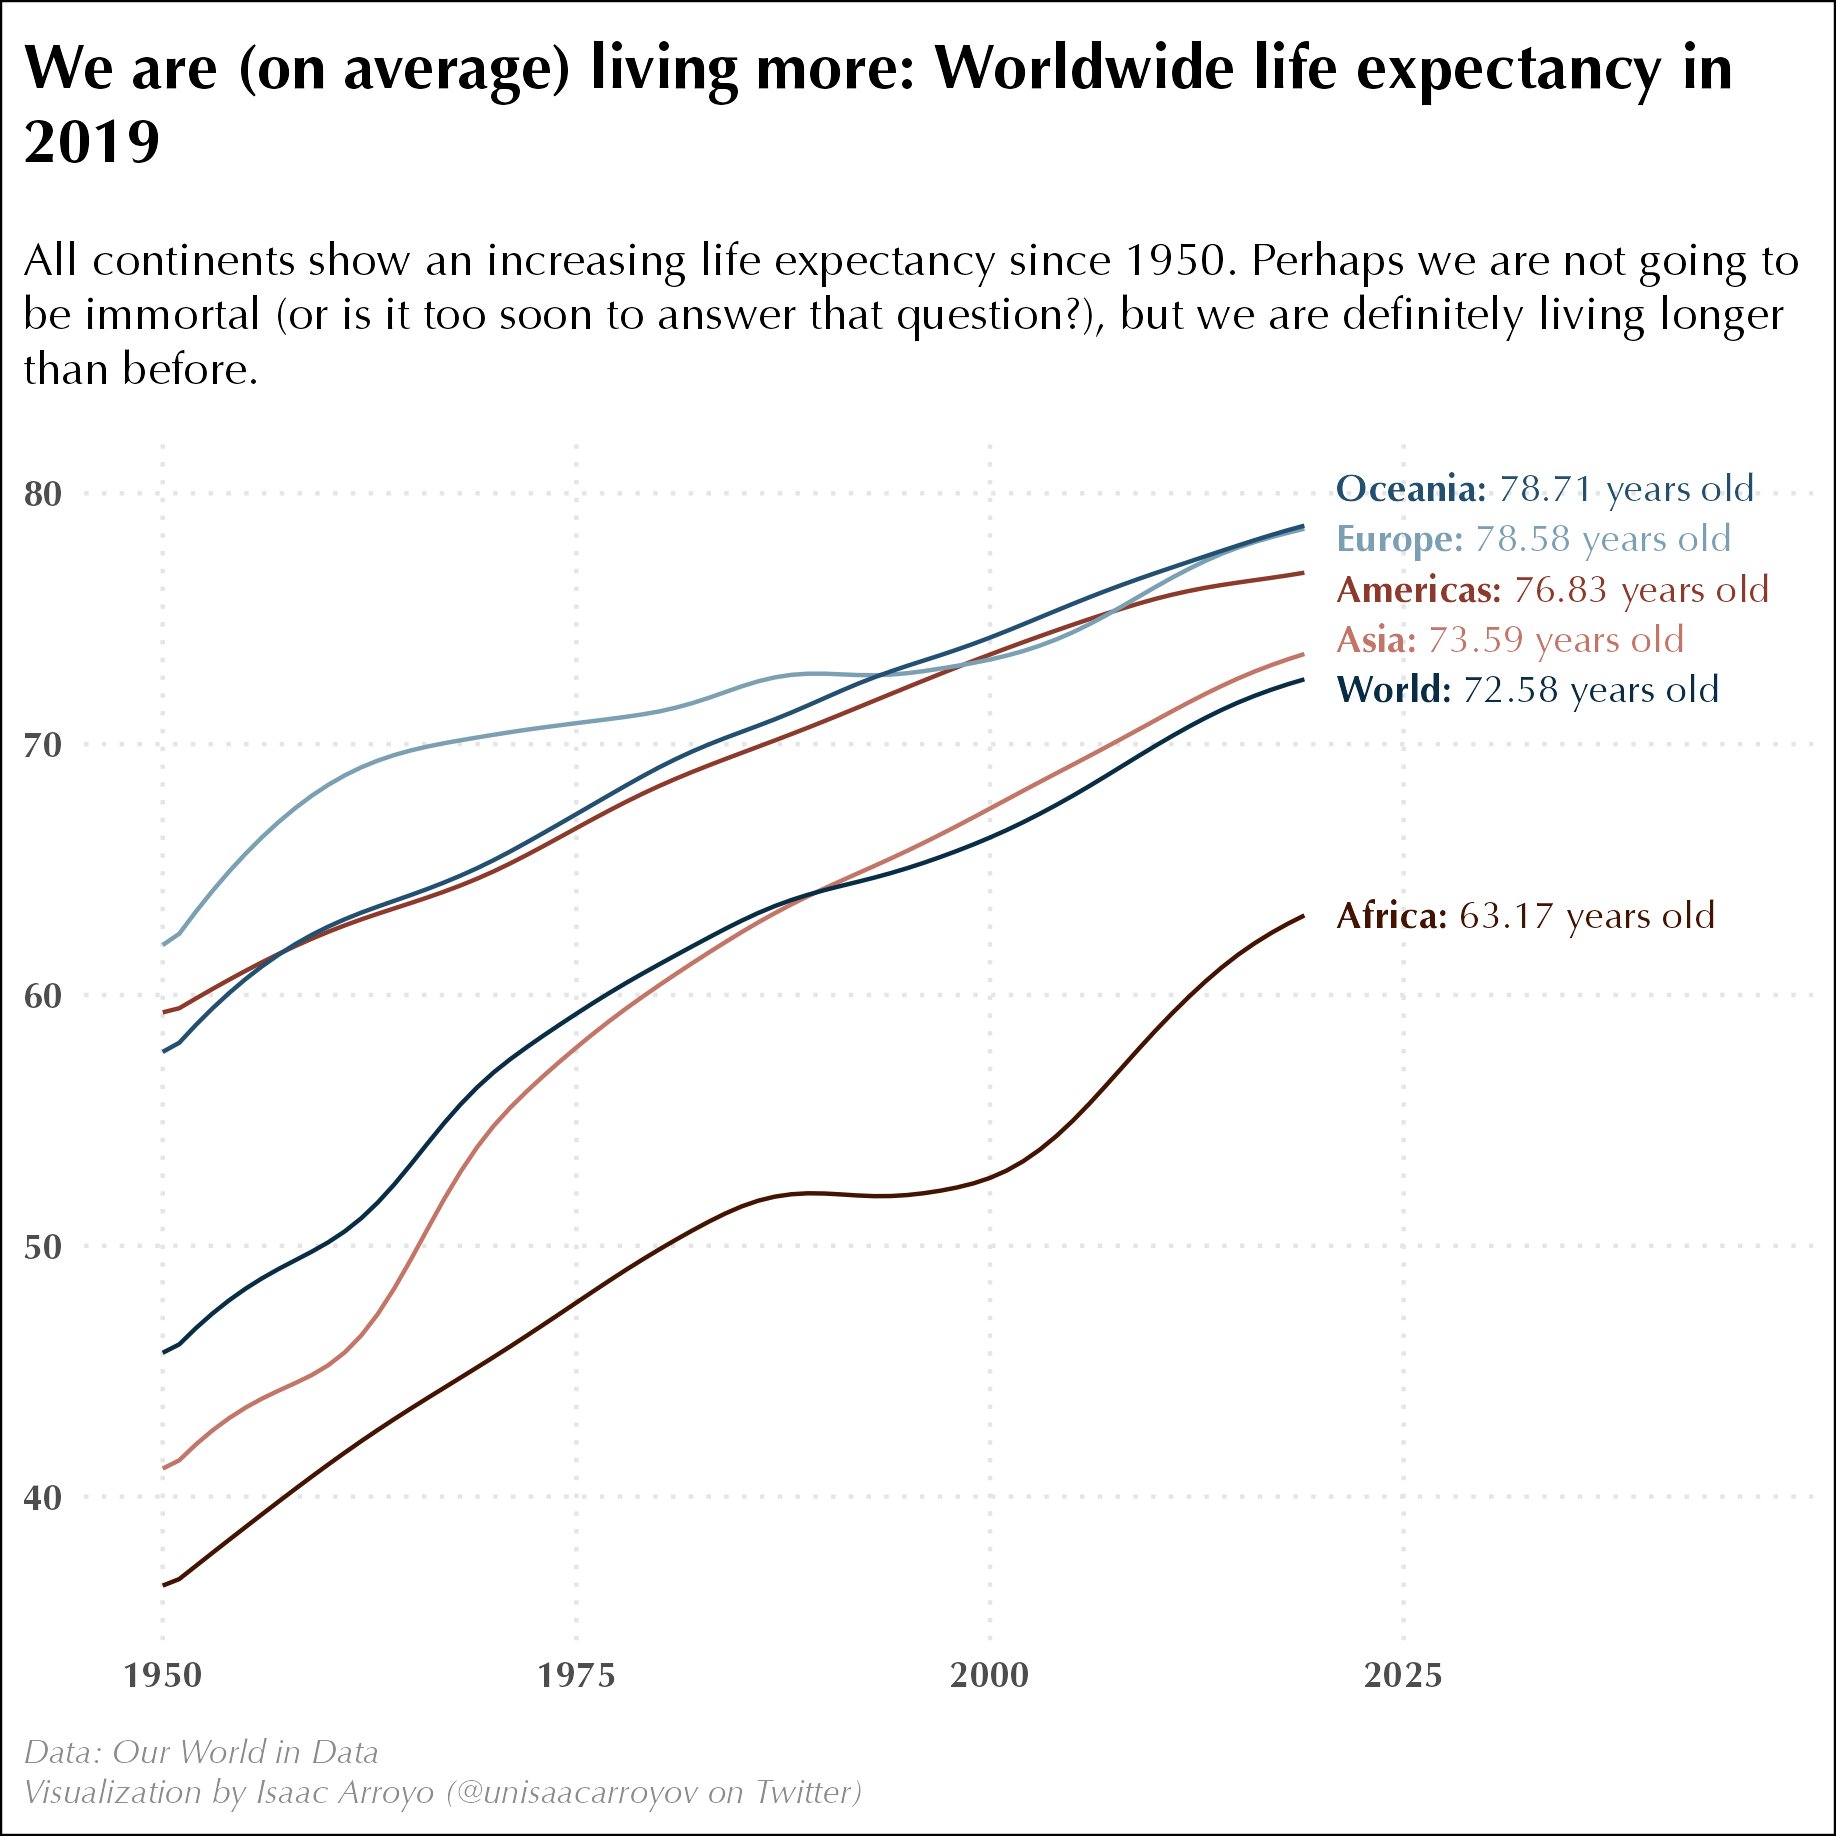

Source code (R):
library(dplyr)
library(ggplot2)
library(ggtext)
library(ggrepel)
library(MetBrewer)

# LOAD DATA
df <- read.csv("./data/life-expectancy.csv")

# DATA PROCESSING
df <- df %>%
  rename(life_expectancy = Life.expectancy) %>%
  filter(Entity=='World' | Entity == "Americas" | Entity == "Africa" | Entity == "Europe" | Entity == "Oceania" | Entity == "Asia",
         Year>=1950) %>%
  select(Entity, Year, life_expectancy) %>%
  mutate(Entity = as.factor(Entity))



# DATA VISUALIZATION
theme_set(theme_minimal(base_family = 'Optima'))

df %>%
  ggplot(aes(x=Year, y=life_expectancy, color = Entity)) + 
  geom_line() + 
  scale_color_manual(values = met.brewer("Troy",6)) + 
  geom_richtext(
    data = tribble(
      ~x, ~y, ~notes,
      2020, 63, "**Africa:** 63.17 years old", 
      2020, 76, "**Americas:** 76.83 years old",
      2020, 74, "**Asia:** 73.59 years old", 
      2020, 78, "**Europe:** 78.58 years old", 
      2020, 80, "**Oceania:** 78.71 years old",
      2020, 72, "**World:** 72.58 years old", 
    ),
    aes(x=x, y=y, label= notes),
    fill = 'transparent', label.colour = 'transparent',
    color = met.brewer("Troy",6),
    size = 3.25, hjust = 0, family = 'Optima'
  ) + 
  coord_cartesian(clip = 'off') + 
  xlim(1950,2045) + 
  #ylab("Life Expectancy in **Years**") +
  labs(title = "<b>We are (on average) living more: Worldwide life expectancy in 2019</b>",
       subtitle = "All continents show an increasing life expectancy since 1950. Perhaps we are not going to be immortal (or is it too soon to answer that question?), but we are definitely living longer than before.",
       caption = "Data: Our World in Data <br> Visualization by Isaac Arroyo (@unisaacarroyov on Twitter)") +
  theme(
    plot.background = element_rect(fill='white'),
    panel.background = element_blank(),
    panel.grid = element_blank(),
    legend.position = "none",
    panel.grid.major = element_line(color = 'gray90', linetype = 'dotted', size = 0.5),
    plot.title.position = "plot",
    plot.caption.position = "plot",
    plot.title = element_textbox_simple(size = 15, margin = margin(5,0,15,0)),
    plot.subtitle = element_textbox_simple(size = 11, margin = margin(0,0,10,0)),
    plot.caption = element_textbox_simple(halign = 0, size = 8, margin = margin(10,0,0,0), face = 'italic', color = 'gray55'),
    axis.text = element_text(face = 'bold'),
    axis.title = element_blank()
  )
ggsave("./day_19/30daychartchallenge_day_19_global_change.png",
       units = "px", width = 1080, height = 1080, scale = 1.7)
  
